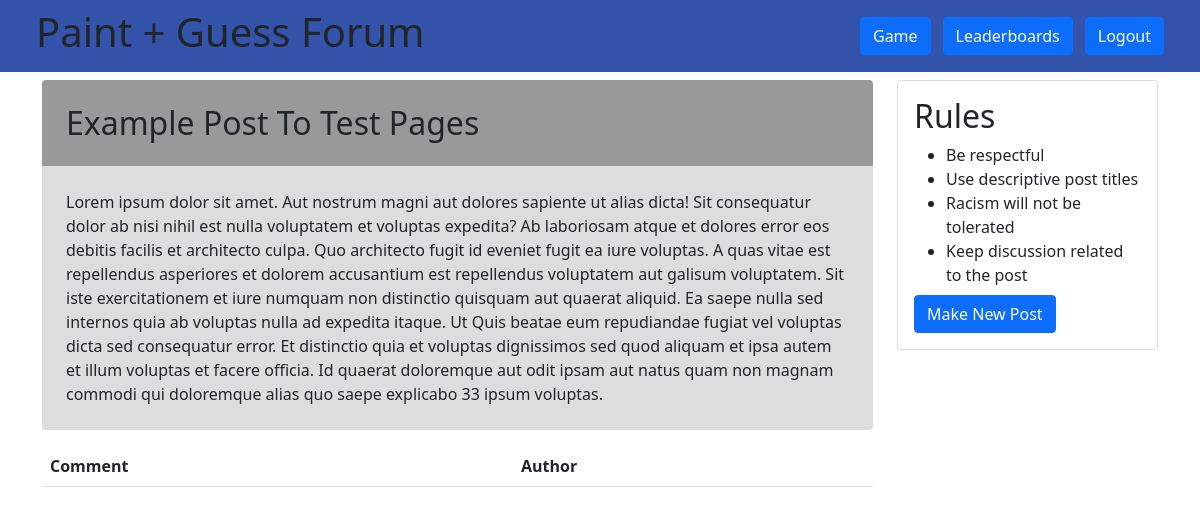
Page /post/6 (signed in) on the committed database.
### tables this page shows
CREATE TABLE "post" (
	"post_id"	INTEGER NOT NULL,
	"post_title"	TEXT NOT NULL,
	"post_content"	TEXT NOT NULL,
	"post_author"	INTEGER NOT NULL,
	FOREIGN KEY("post_author") REFERENCES "user"("id") ON UPDATE CASCADE ON DELETE RESTRICT,
	PRIMARY KEY("post_id" AUTOINCREMENT)
);

### server.py (the view)
@app.route("/post/<id>")
@login_required
def viewpost(id):
    post = db.engine.execute(
        """
        SELECT post.post_title, post.post_content
        FROM post
        WHERE :post_id = post.post_id
        """,
        post_id=id,
    )
    post = list(post)
    return render_template(
        "post.html", title=post[0][0], content=post[0][1]
    )

### server.py (called while the page is built)
@login_manager.user_loader  # This is the user loader, flask-login uses this to find the correct user to login when login is called.
def load_user(id):
    return User.query.get(
        int(id)
    )  # This queries the user database by id, then returns the user with that id.

### templates/post.html (shortened to what this page needs)
<!DOCTYPE html>
<html lang="en">
    <head>
        <link href="https://cdn.jsdelivr.net/npm/bootstrap@5.1.3/dist/css/bootstrap.min.css" rel="stylesheet">
        <link href="/static/poststyle.css" rel="stylesheet">
    </head>
    <body onload="requestcomments()">
        <nav class="navbar">
            <div class="col">
                <h1 class="display-6" style="margin-left: 3vw;">Paint + Guess Forum</h1>
            </div>
            <div class="col" style="display: flex; justify-content: flex-end; gap: 1vw;">
                <button class="btn btn-primary" onclick="game()">Game</button>
                <button class="btn btn-primary" onclick="leaderboard()">Leaderboards</button>
                <button class="btn btn-primary" onclick="logout()" style="margin-right: 3vw;">Logout</button>
            </div>
        </nav>
        <div class="container my-2">
            <div class="row">
                <div class="col-8 col-xl-9">
                    <h2 class="rounded-top p-4 mb-0" style="background-color: #999;">{{ title }}</h2>
                    <p class="rounded-bottom p-4" style="background-color: #ddd;">{{ content }}</p>
                    <table class="table table-responsive" id="commentstable">
                        <thead class="thead">
                            <tr>
                                <th scope="col">Comment</th>
                                <th scope="col">Author</th>
                            </tr>
                        </thead>
                    </table>
                </div>
                <div class="col-5 col-xl-3">
                    <aside>
                        <div class="row">
                            <div class="col-12 col-sm-6 col-xl-12" style="min-width: 256px";>
                                <div class="card mb-1 mb-sm-0 mb-xl-2">
                                    <div class="card-body">
                                        <h2 class="card-title">Rules</h2>
                                        <ul class="list mb-2">
                                            <li>Be respectful</li>
                                            <li>Use descriptive post titles</li>
                                            <li>Racism will not be tolerated</li>
                                            <li>Keep discussion related to the post</li>
                                        </ul>
                                        <button class="btn btn-primary m" onclick="new_post()">Make New Post</button>
                                    </div>
                                </div>
                            </div>
                        </div>
                    </aside>
                </div>
            </div>
        </div>
    </body>
</html>

### static/poststyle.css (style rules this page uses)
.navbar { background-color: #3354AA; }

### rows in the picture
post: post_title "Example Post To Test Pages", post_content "Lorem ipsum dolor sit amet. Aut nostrum magni aut dolores sapiente ut alias dicta! Sit consequatur dolor ab nisi nihil est nulla voluptatem et voluptas expedita? Ab laboriosam atque et dolores error eos debitis facilis et architecto culpa. Quo architecto fugit id eveniet fugit ea iure voluptas. A quas vitae est repellendus asperiores et dolorem accusantium est repellendus voluptatem aut galisum voluptatem. Sit iste exercitationem et iure numquam non distinctio quisquam aut quaerat aliquid. Ea saepe nulla sed internos quia ab voluptas nulla ad expedita itaque. Ut Quis beatae eum repudiandae fugiat vel voluptas dicta sed consequatur error. Et distinctio quia et voluptas dignissimos sed quod…"
